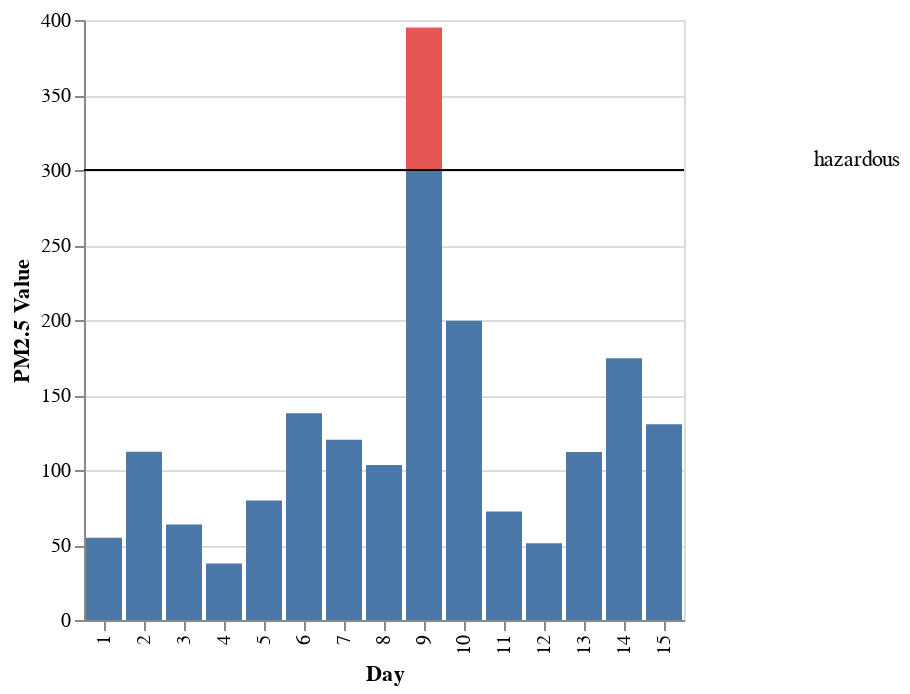

This figure's notebook cell:
### Markdown cell above
```python
import altair as alt
import pandas as pd

data = pd.DataFrame({"Day": range(1, 16),
                     "Value": [54.8, 112.1, 63.6, 37.6, 79.7, 137.9, 120.1, 103.3,
                               394.8, 199.5, 72.3, 51.1, 112.0, 174.5, 130.5]})

data2 = pd.DataFrame([{"ThresholdValue": 300, "Threshold": "hazardous"}])

bar1 = alt.Chart(data).mark_bar().encode(
    x='Day:O',
    y='Value:Q'
)

bar2 = alt.Chart(data).mark_bar(color="#e45755").encode(
    x='Day:O',
    y='baseline:Q',
    y2='Value:Q'
).transform_filter(
    "datum.Value >= 300"
).transform_calculate(
    "baseline", "300"
)

rule = alt.Chart(data2).mark_rule().encode(
    y='ThresholdValue:Q'
)

text = alt.Chart(data2).mark_text(
    align='left', dx=215, dy=-5
).encode(
    alt.Y('ThresholdValue:Q', axis=alt.Axis(title='PM2.5 Value')),
    text=alt.value('hazardous')
)

bar1 + text + bar2 + rule
```

### Code cell
data = DataFrame(Day=1:15,
    Value=[54.8, 112.1, 63.6, 37.6, 79.7, 137.9, 120.1, 103.3,394.8, 199.5, 72.3, 51.1, 112.0, 174.5, 130.5])

data2 = DataFrame(ThresholdValue=300,Threshold="hazardous")

@vlplot() +
@vlplot(:bar,data=data,enc={x="Day:o",y="Value:q"}) +
@vlplot(
    data=data,
    transform=[
        {filter="datum.Value >= 300"},
        {calculate="300",as=:baseline}
    ],
    mark={:bar,color="#e45755"},
    enc={x="Day:o",y="baseline:q",y2="Value:q"}) +
@vlplot(:rule,data=data2,enc={y="ThresholdValue:q"}) +
@vlplot(
    data=data2,
    mark={:text,align=:left,dx=215,dy=-5},
    enc={
        y={"ThresholdValue:q",axis={title="PM2.5 Value"}},
        text={value="hazardous"}
    })

### Figure 1 — Vega-Lite specification as saved in the notebook (floating-point values rounded to 4 significant figures)
{"layer": [{"data": {"values": [{"Day": 1, "Value": 54.8}, {"Day": 2, "Value": 112.1}, {"Day": 3, "Value": 63.6}, {"Day": 4, "Value": 37.6}, {"Day": 5, "Value": 79.7}, {"Day": 6, "Value": 137.9}, {"Day": 7, "Value": 120.1}, {"Day": 8, "Value": 103.3}, {"Day": 9, "Value": 394.8}, {"Day": 10, "Value": 199.5}, {"Day": 11, "Value": 72.3}, {"Day": 12, "Value": 51.1}, {"Day": 13, "Value": 112}, {"Day": 14, "Value": 174.5}, {"Day": 15, "Value": 130.5}]}, "encoding": {"x": {"field": "Day", "type": "ordinal"}, "y": {"field": "Value", "type": "quantitative"}}, "mark": "bar"}, {"data": {"values": [{"Day": 1, "Value": 54.8}, {"Day": 2, "Value": 112.1}, {"Day": 3, "Value": 63.6}, {"Day": 4, "Value": 37.6}, {"Day": 5, "Value": 79.7}, {"Day": 6, "Value": 137.9}, {"Day": 7, "Value": 120.1}, {"Day": 8, "Value": 103.3}, {"Day": 9, "Value": 394.8}, {"Day": 10, "Value": 199.5}, {"Day": 11, "Value": 72.3}, {"Day": 12, "Value": 51.1}, {"Day": 13, "Value": 112}, {"Day": 14, "Value": 174.5}, {"Day": 15, "Value": 130.5}]}, "encoding": {"x": {"field": "Day", "type": "ordinal"}, "y": {"field": "baseline", "type": "quantitative"}, "y2": {"field": "Value", "type": "quantitative"}}, "mark": {"color": "#e45755", "type": "bar"}, "transform": [{"filter": "datum.Value >= 300"}, {"as": "baseline", "calculate": "300"}]}, {"data": {"values": [{"Threshold": "hazardous", "ThresholdValue": 300}]}, "encoding": {"y": {"field": "ThresholdValue", "type": "quantitative"}}, "mark": "rule"}, {"data": {"values": [{"Threshold": "hazardous", "ThresholdValue": 300}]}, "encoding": {"text": {"value": "hazardous"}, "y": {"axis": {"title": "PM2.5 Value"}, "field": "ThresholdValue", "type": "quantitative"}}, "mark": {"align": "left", "dx": 215, "dy": -5, "type": "text"}}]}
